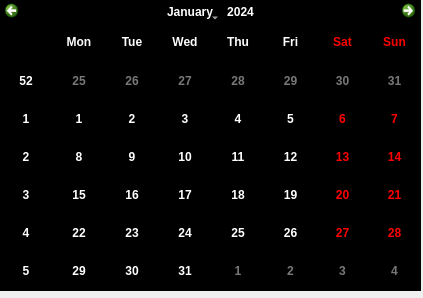
<?xml version="1.0" encoding="UTF-8"?>
<ui version="4.0">
 <class>Form</class>
 <widget class="QWidget" name="Form">
  <property name="geometry">
   <rect>
    <x>0</x>
    <y>0</y>
    <width>423</width>
    <height>298</height>
   </rect>
  </property>
  <property name="windowTitle">
   <string>Form</string>
  </property>
  <widget class="QCalendarWidget" name="calendarWidget">
   <property name="geometry">
    <rect>
     <x>0</x>
     <y>0</y>
     <width>421</width>
     <height>291</height>
    </rect>
   </property>
   <property name="palette">
    <palette>
     <active>
      <colorrole role="WindowText">
       <brush brushstyle="SolidPattern">
        <color alpha="255">
         <red>255</red>
         <green>255</green>
         <blue>255</blue>
        </color>
       </brush>
      </colorrole>
      <colorrole role="Button">
       <brush brushstyle="SolidPattern">
        <color alpha="255">
         <red>0</red>
         <green>0</green>
         <blue>0</blue>
        </color>
       </brush>
      </colorrole>
      <colorrole role="Light">
       <brush brushstyle="SolidPattern">
        <color alpha="255">
         <red>0</red>
         <green>0</green>
         <blue>0</blue>
        </color>
       </brush>
      </colorrole>
      <colorrole role="Midlight">
       <brush brushstyle="SolidPattern">
        <color alpha="255">
         <red>0</red>
         <green>0</green>
         <blue>0</blue>
        </color>
       </brush>
      </colorrole>
      <colorrole role="Text">
       <brush brushstyle="SolidPattern">
        <color alpha="255">
         <red>255</red>
         <green>255</green>
         <blue>255</blue>
        </color>
       </brush>
      </colorrole>
      <colorrole role="ButtonText">
       <brush brushstyle="SolidPattern">
        <color alpha="255">
         <red>255</red>
         <green>255</green>
         <blue>255</blue>
        </color>
       </brush>
      </colorrole>
      <colorrole role="Base">
       <brush brushstyle="SolidPattern">
        <color alpha="255">
         <red>0</red>
         <green>0</green>
         <blue>0</blue>
        </color>
       </brush>
      </colorrole>
      <colorrole role="Window">
       <brush brushstyle="SolidPattern">
        <color alpha="255">
         <red>0</red>
         <green>0</green>
         <blue>0</blue>
        </color>
       </brush>
      </colorrole>
      <colorrole role="Highlight">
       <brush brushstyle="SolidPattern">
        <color alpha="255">
         <red>0</red>
         <green>0</green>
         <blue>0</blue>
        </color>
       </brush>
      </colorrole>
      <colorrole role="HighlightedText">
       <brush brushstyle="SolidPattern">
        <color alpha="255">
         <red>255</red>
         <green>255</green>
         <blue>255</blue>
        </color>
       </brush>
      </colorrole>
      <colorrole role="Link">
       <brush brushstyle="SolidPattern">
        <color alpha="255">
         <red>255</red>
         <green>255</green>
         <blue>255</blue>
        </color>
       </brush>
      </colorrole>
      <colorrole role="AlternateBase">
       <brush brushstyle="SolidPattern">
        <color alpha="255">
         <red>0</red>
         <green>0</green>
         <blue>0</blue>
        </color>
       </brush>
      </colorrole>
      <colorrole role="ToolTipText">
       <brush brushstyle="SolidPattern">
        <color alpha="255">
         <red>255</red>
         <green>255</green>
         <blue>255</blue>
        </color>
       </brush>
      </colorrole>
      <colorrole role="PlaceholderText">
       <brush brushstyle="SolidPattern">
        <color alpha="128">
         <red>255</red>
         <green>255</green>
         <blue>255</blue>
        </color>
       </brush>
      </colorrole>
     </active>
     <inactive>
      <colorrole role="WindowText">
       <brush brushstyle="SolidPattern">
        <color alpha="255">
         <red>255</red>
         <green>255</green>
         <blue>255</blue>
        </color>
       </brush>
      </colorrole>
      <colorrole role="Button">
       <brush brushstyle="SolidPattern">
        <color alpha="255">
         <red>0</red>
         <green>0</green>
         <blue>0</blue>
        </color>
       </brush>
      </colorrole>
      <colorrole role="Light">
       <brush brushstyle="SolidPattern">
        <color alpha="255">
         <red>0</red>
         <green>0</green>
         <blue>0</blue>
        </color>
       </brush>
      </colorrole>
      <colorrole role="Midlight">
       <brush brushstyle="SolidPattern">
        <color alpha="255">
         <red>0</red>
         <green>0</green>
         <blue>0</blue>
        </color>
       </brush>
      </colorrole>
      <colorrole role="Text">
       <brush brushstyle="SolidPattern">
        <color alpha="255">
         <red>255</red>
         <green>255</green>
         <blue>255</blue>
        </color>
       </brush>
      </colorrole>
      <colorrole role="ButtonText">
       <brush brushstyle="SolidPattern">
        <color alpha="255">
         <red>255</red>
         <green>255</green>
         <blue>255</blue>
        </color>
       </brush>
      </colorrole>
      <colorrole role="Base">
       <brush brushstyle="SolidPattern">
        <color alpha="255">
         <red>0</red>
         <green>0</green>
         <blue>0</blue>
        </color>
       </brush>
      </colorrole>
      <colorrole role="Window">
       <brush brushstyle="SolidPattern">
        <color alpha="255">
         <red>0</red>
         <green>0</green>
         <blue>0</blue>
        </color>
       </brush>
      </colorrole>
      <colorrole role="Highlight">
       <brush brushstyle="SolidPattern">
        <color alpha="255">
         <red>0</red>
         <green>0</green>
         <blue>0</blue>
        </color>
       </brush>
      </colorrole>
      <colorrole role="HighlightedText">
       <brush brushstyle="SolidPattern">
        <color alpha="255">
         <red>255</red>
         <green>255</green>
         <blue>255</blue>
        </color>
       </brush>
      </colorrole>
      <colorrole role="Link">
       <brush brushstyle="SolidPattern">
        <color alpha="255">
         <red>255</red>
         <green>255</green>
         <blue>255</blue>
        </color>
       </brush>
      </colorrole>
      <colorrole role="AlternateBase">
       <brush brushstyle="SolidPattern">
        <color alpha="255">
         <red>0</red>
         <green>0</green>
         <blue>0</blue>
        </color>
       </brush>
      </colorrole>
      <colorrole role="ToolTipText">
       <brush brushstyle="SolidPattern">
        <color alpha="255">
         <red>255</red>
         <green>255</green>
         <blue>255</blue>
        </color>
       </brush>
      </colorrole>
      <colorrole role="PlaceholderText">
       <brush brushstyle="SolidPattern">
        <color alpha="128">
         <red>255</red>
         <green>255</green>
         <blue>255</blue>
        </color>
       </brush>
      </colorrole>
     </inactive>
     <disabled>
      <colorrole role="WindowText">
       <brush brushstyle="SolidPattern">
        <color alpha="255">
         <red>120</red>
         <green>120</green>
         <blue>120</blue>
        </color>
       </brush>
      </colorrole>
      <colorrole role="Button">
       <brush brushstyle="SolidPattern">
        <color alpha="255">
         <red>0</red>
         <green>0</green>
         <blue>0</blue>
        </color>
       </brush>
      </colorrole>
      <colorrole role="Light">
       <brush brushstyle="SolidPattern">
        <color alpha="255">
         <red>0</red>
         <green>0</green>
         <blue>0</blue>
        </color>
       </brush>
      </colorrole>
      <colorrole role="Midlight">
       <brush brushstyle="SolidPattern">
        <color alpha="255">
         <red>0</red>
         <green>0</green>
         <blue>0</blue>
        </color>
       </brush>
      </colorrole>
      <colorrole role="Text">
       <brush brushstyle="SolidPattern">
        <color alpha="255">
         <red>120</red>
         <green>120</green>
         <blue>120</blue>
        </color>
       </brush>
      </colorrole>
      <colorrole role="ButtonText">
       <brush brushstyle="SolidPattern">
        <color alpha="255">
         <red>120</red>
         <green>120</green>
         <blue>120</blue>
        </color>
       </brush>
      </colorrole>
      <colorrole role="Base">
       <brush brushstyle="SolidPattern">
        <color alpha="255">
         <red>0</red>
         <green>0</green>
         <blue>0</blue>
        </color>
       </brush>
      </colorrole>
      <colorrole role="Window">
       <brush brushstyle="SolidPattern">
        <color alpha="255">
         <red>0</red>
         <green>0</green>
         <blue>0</blue>
        </color>
       </brush>
      </colorrole>
      <colorrole role="Highlight">
       <brush brushstyle="SolidPattern">
        <color alpha="255">
         <red>0</red>
         <green>120</green>
         <blue>215</blue>
        </color>
       </brush>
      </colorrole>
      <colorrole role="HighlightedText">
       <brush brushstyle="SolidPattern">
        <color alpha="255">
         <red>255</red>
         <green>255</green>
         <blue>255</blue>
        </color>
       </brush>
      </colorrole>
      <colorrole role="Link">
       <brush brushstyle="SolidPattern">
        <color alpha="255">
         <red>255</red>
         <green>255</green>
         <blue>255</blue>
        </color>
       </brush>
      </colorrole>
      <colorrole role="AlternateBase">
       <brush brushstyle="SolidPattern">
        <color alpha="255">
         <red>0</red>
         <green>0</green>
         <blue>0</blue>
        </color>
       </brush>
      </colorrole>
      <colorrole role="ToolTipText">
       <brush brushstyle="SolidPattern">
        <color alpha="255">
         <red>255</red>
         <green>255</green>
         <blue>255</blue>
        </color>
       </brush>
      </colorrole>
      <colorrole role="PlaceholderText">
       <brush brushstyle="SolidPattern">
        <color alpha="128">
         <red>0</red>
         <green>0</green>
         <blue>0</blue>
        </color>
       </brush>
      </colorrole>
     </disabled>
    </palette>
   </property>
   <property name="font">
    <font>
     <weight>75</weight>
     <bold>true</bold>
     <kerning>true</kerning>
    </font>
   </property>
   <property name="gridVisible">
    <bool>true</bool>
   </property>
   <property name="navigationBarVisible">
    <bool>true</bool>
   </property>
   <property name="dateEditEnabled">
    <bool>true</bool>
   </property>
  </widget>
 </widget>
 <resources/>
 <connections/>
</ui>
